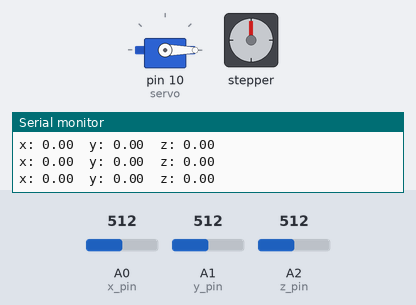
Bench run of a sketch on a simulated Arduino Uno, built with avr-gcc and run on an emulated ATmega328P. On the bench: servo, stepper motor, the last lines printed to the serial monitor. Inputs (shaded band) come from the test bench; at power-on: A0 (x_pin) = 512, A1 (y_pin) = 512, A2 (z_pin) = 512. Stepper angles assume 2048 steps per turn.

Above: at 3.2 s.
3.3 s: A0 (x_pin) set to 526
At 4.2 s:
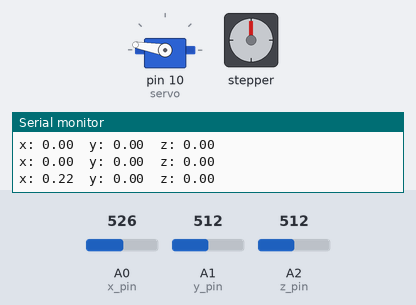
At 7.87 s:
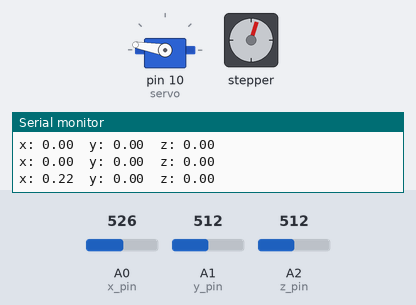
Timing chart, 0 to 19.9 s (numbered marks = the images above; inputs shaded):
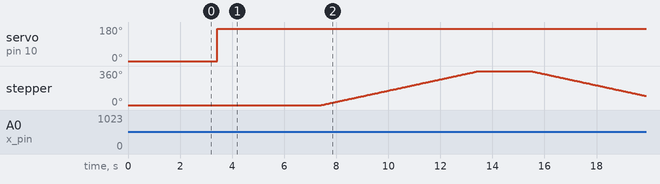

Measured:
- the behaviour switches between 512 and 513 on A0 (x_pin) (found by bisection; images 0 and 1)
- after the input at 3.3 s, servo on pin 10 (servo): 0° → 170° after 0.12 s; stepper: turns 360° clockwise in 6.1 s, then 263° counter-clockwise in 4.4 s

The sketch:

sketch_dec12a_hackoff.ino
```cpp
// components used: Arduino Uno, Stepper Motor, Accelerometer and Servo motor
// in the code we have considered the use of stepper motor as its functionality is closer to that of linear actuator.
#include<Servo.h>
#include<Stepper.h>

int StepsPerRevol = 2048; //2048 steps to complete 360 degrees
int delaytime = 2000;
int motSpeed = 10; // motor Speed - revolutions per minute
// connect Driver board IN1 to pin 8, IN2 to pin 9, IN3 to pin 10 and IN$ to pin 11
Stepper myStepper(StepsPerRevol, 8, 10, 9, 11);
Servo servo;
int pin = 10;

int x_pin = A0;
int y_pin = A1;
int z_pin = A2;


// Volts per G-Force
float sensitivity = 0.206;

void setup() {

  myStepper.setSpeed(motSpeed);
  servo.attach(10);
  servo.write(0);
  delay(2000);
  analogReference(EXTERNAL);
  Serial.begin(9600);
}

void loop() {

  float x;
  float y;
  float z;

  // Read pins and convert to G
  x = (analogRead(x_pin) - 512) * 3.3 / (sensitivity * 1023);
  y = (analogRead(y_pin) - 512) * 3.3 / (sensitivity * 1023);
  z = (analogRead(z_pin) - 512) * 3.3 / (sensitivity * 1023);

  // Display acceleration
  Serial.print("x: ");
  Serial.print(x);
  Serial.print("  y: ");
  Serial.print(y);
  Serial.print("  z: ");
  Serial.println(z);

  delay(100);

  servo.write(0);
  if(x>0 || y>0) // whenever the door moves, first the servo motor is signaled which sprays the sanitizer, then Stepper motor is signaled to wipe the handle
  {
    servo.write(170);
    delay(4000);
    myStepper.step(StepsPerRevol);
    delay(delaytime);
    myStepper.step(-StepsPerRevol);
    delay(delaytime);
  }

}
```
